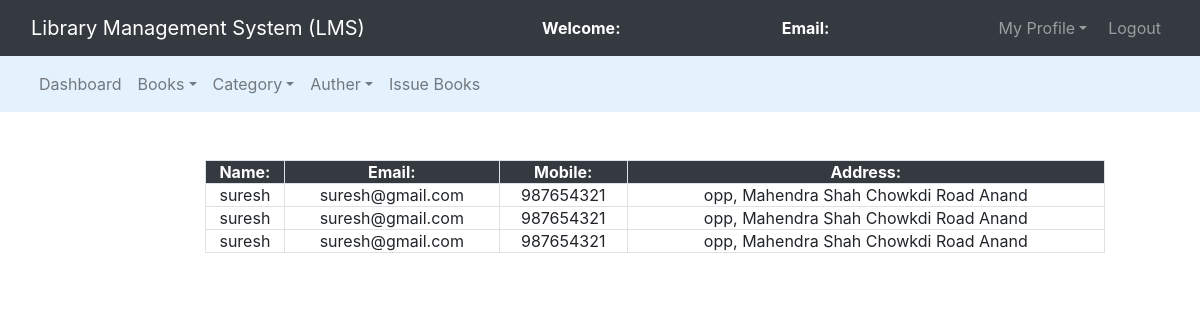
/admin/regusers.php, run on the app's committed database.
### tables this page shows
CREATE TABLE `users` (
  `id` int(11) NOT NULL,
  `name` varchar(50) NOT NULL,
  `email` varchar(100) NOT NULL,
  `password` varchar(100) NOT NULL,
  `mobile` int(10) NOT NULL,
  `address` varchar(250) NOT NULL
);

### admin/regusers.php (the view, shortened to what this page needs)
<?php
    $connection = mysqli_connect("localhost","root","");
    $query = "select * from users";
?>
<html lang="en">
<head>
    <link rel="stylesheet" type="text/css" href="../bootstrap-4.4.1/css/bootstrap.min.css">
</head>
<body>
    <nav class="navbar navbar-expand-lg navbar-dark bg-dark">
        <div class="container-fluid">
            <div class="navbar-header">
                <a class="navbar-brand" href="admin_dashboard.php">Library Management System (LMS)</a>
            </div>
            <font style="color:white"><span><strong>Welcome: <?php
                                                                ?></strong></span></font>
            <font style="color:white"><span><strong>Email: <?php
                                                            ?></strong></span></font>
            <ul class="nav navbar-nav navbar-right">
                <li class="nav-item dropdown">
                    <a class="nav-link dropdown-toggle" data-toggle="dropdown" style=" margin-right:5px" ;>My Profile</a>
                </li>
                <li class="nav-item"><a class="nav-link" href="aindex.php">Logout</a></li>
            </ul>
        </div>
    </nav>
    <nav class="navbar navbar-expand-lg navbar-light" style="background-color:#e3f2fd">
        <div class="container-fluid">
            <ul class="nav navbar-nav navbar-center">
                <li class="nav-item">
                    <a href="admin_dashboard.php" class="nav-link">Dashboard</a>
                </li>
                <li class="nav item-dropdown">
                    <a href="" class="nav-link dropdown-toggle" data-toggle="dropdown">Books</a>
                </li>
                <li class="nav item-dropdown">
                    <a href="" class="nav-link dropdown-toggle" data-toggle="dropdown">Category</a>
                </li>
                <li class="nav item-dropdown">
                    <a href="" class="nav-link dropdown-toggle" data-toggle="dropdown">Auther</a>
                </li>
                <li class="nav-item">
                    <a href="issued_book.php" class="nav-link">Issue Books</a>
                </li>
            </ul>
        </div>
    </nav><br><br>
    <div class="row">
        <div class="col-md-2"></div>
        <div class="col-md-8">
            <form action="">
                <table class="table-bordered" width="900px" style="text-align: center";>
                    <tr>
                        <th style="background-color:#343A40";><font style="color:white";>Name:</font></th>
                        <th style="background-color:#343A40";><font style="color:white";>Email:</font></th>
                        <th style="background-color:#343A40";><font style="color:white";>Mobile:</font></th>
                        <th style="background-color:#343A40";><font style="color:white";>Address:</font></th>
                    </tr>
                    <?php
                    $query_run = mysqli_query($connection,$query);
					while ($row = mysqli_fetch_assoc($query_run)) {
                        $name=$row['name'];
                        $email=$row['email'];
                        $mobile=$row['mobile'];
                        $address=$row['address'];
                    ?>
                        <tr>
                            <td><?php echo $name; ?></td>
                            <td><?php echo $email; ?></td>
                            <td><?php echo $mobile; ?></td>
                            <td><?php echo $address; ?></td>
                        </tr>
                        <?php
                    }
                    ?>
                    </table>
            </form>
        </div>
        <div class="col-md-2"></div>
    </div>
</body>
</html>

### data on the page
users: name "suresh", email "suresh@gmail.com", mobile "987654321", address "opp, Mahendra Shah Chowkdi Road Anand"
users: name "suresh", email "suresh@gmail.com", mobile "987654321", address "opp, Mahendra Shah Chowkdi Road Anand"
users: name "suresh", email "suresh@gmail.com", mobile "987654321", address "opp, Mahendra Shah Chowkdi Road Anand"
